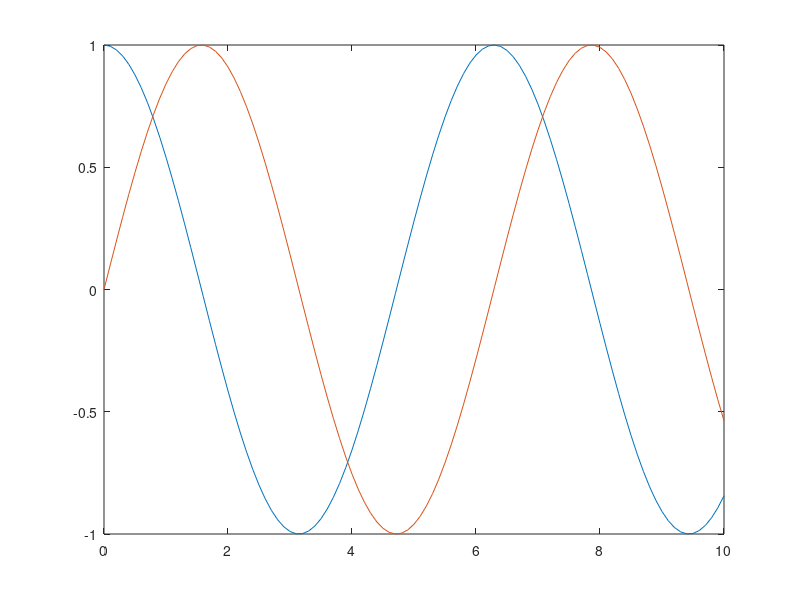

Write MATLAB code to recreate this figure.
function HP
  A = [0 1; -1 0];
  x0 = [1; 0];

  res = trapez(x0, 0.1, 100, A);
  hold off
  plot(0:0.1:10, res(1,:))
  hold on
  plot(0:0.1:10, res(2,:))
end

function xs = trapez(x0, tau, N, A)
  xs = [ x0 ];
  E = eye(size(A));
  for k = 1:N
    T1 = E + (tau/2.0)*A;
    T2 = inv(E - (tau/2.0)*A);
    
    x = xs(:,k) \ (T1 * T2);

    xin = [x(1); x(2)];
    xs = [xs xin];
  end
end
